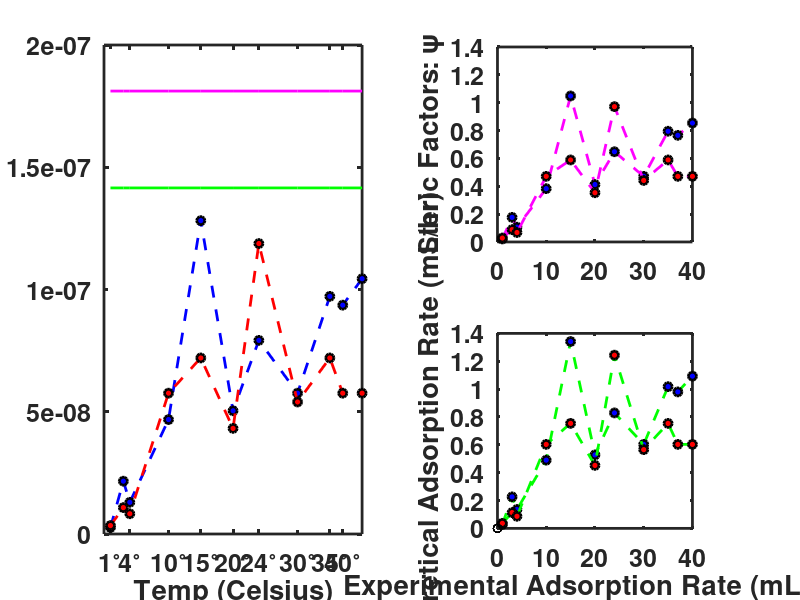
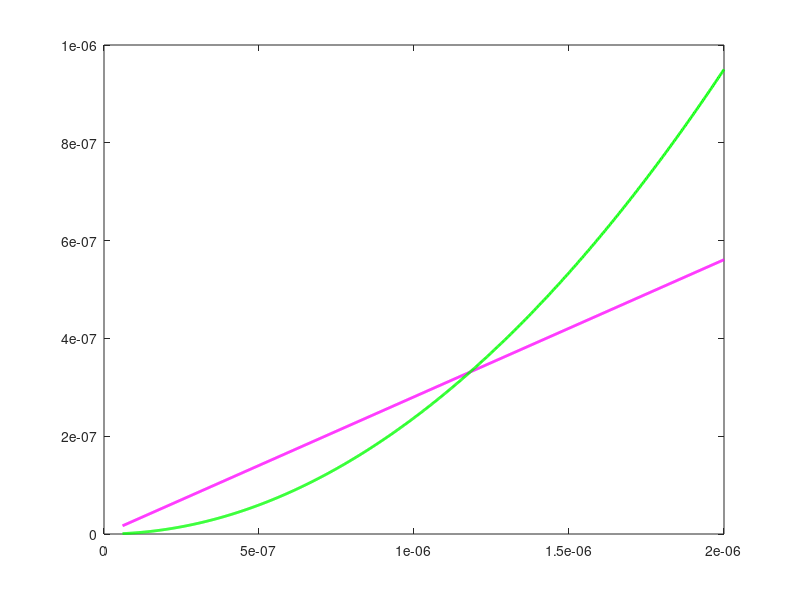

These charts were generated, in order, by the following MATLAB code:
%%%%%%%%%%%%%%%%%%%%%%%%%%%%%%%%%%%%%%%%%%%%%%%%%%%%%%%%%%%%%%%%%%%%%%%%%%%
%            Script to Plot Theoretical Adsorption Rates
%%%%%%%%%%%%%%%%%%%%%%%%%%%%%%%%%%%%%%%%%%%%%%%%%%%%%%%%%%%%%%%%%%%%%%%%%%%
%--------------------------------------------------------------------------
% Comparing ballistic v.s. diffusive encounter rates
%--------------------------------------------------------------------------
%Theoretical adsoption rates
Dp = (6.2e-12);                             %Diffusivity of phage (m2/sec).
a = linspace(60*(1e-9),2e-6,1000);
vb = 21*(1e-6);

kdiff = 4*pi*(a)*Dp;                           %Difffusive adsorption rate.
kball = pi*(a.^2)*vb;                            %Ballistic adsorption rate.

kdiff = kdiff*(1e6)*(3600); %(mL / hr)
kball = kball*(1e6)*(3600); %mL / hr)

figure(2)
plot(a,kdiff,'m','LineWidth',2)
hold on
plot(a,kball,'g','LineWidth',2)

%--------------------------------------------------------------------------
%                               Moldovan Paper
%--------------------------------------------------------------------------
%Theoretical adsoption rates
Dp = (6.2e-12);                             %Diffusivity of phage (m2/sec).
a = 0.5*3.8*(1e-6); b = 0.5*0.8*(1e-6); %semimajor and minor axes of bacteria.
b = sqrt(a*b/4);
vb = 30*(1e-6);
L = 150*(1e-9); H = 60*(1e-9);         %phage Lambda tail and head lengths.

kdiff = 4*pi*(b+L+H)*Dp;                       %Difffusive adsorption rate.
kball = pi*((b+L+H)^2)*vb;                      %Ballistic adsorption rate.

kdiff = kdiff*(1e6)*(3600); %(mL / hr)
kball = kball*(1e6)*(3600); %mL / hr)

%Temps of the experiments
Temps = [1 3 4 10 15 20 24 30 35 37 40];

%Maltose Grown Bacteria (mL / hr)
kexp1 = [7.4e-13 6.0e-12 3.6e-12 1.3e-11 3.56e-11 1.4e-11 2.2e-11...
       1.6e-11 2.7e-11 2.6e-11 2.9e-11]*(3600);
   
%Glucose Grown Bacteria (mL / hr)
kexp2 = [9.6e-13 3.0e-12 2.3e-12 1.6e-11 2.0e-11 1.2e-11 3.3e-11...
       1.5e-11 2.0e-11 1.6e-11 1.6e-11]*(3600);

%steric factors
psi1_diff = (kexp1/kdiff)*((b+L+H)/b);
psi2_diff = (kexp2/kdiff)*((b+L+H)/b);

psi1_ball = (kexp1/kball)*((b+L+H)/b);
psi2_ball = (kexp2/kball)*((b+L+H)/b);

z_diff = [psi1_diff psi2_diff];
z_ball = [psi1_ball psi2_ball];

figure(1)
subplot(2,2,[1 3])
plot(Temps, kexp1, 'bo--', 'MarkerEdgeColor','k','MarkerFaceColor','b','LineWidth',2)
hold on
plot(Temps, kexp2, 'ro--', 'MarkerEdgeColor','k','MarkerFaceColor','r','LineWidth',2)
plot(Temps, kdiff + 0*Temps, 'm','LineWidth',2)
plot(Temps, kball + 0*Temps, 'g','LineWidth',2)
xlabel('Temp (Celsius)')
ylabel('Rate Constant k (mL/hr)')
xt = Temps; xt(2)=[]; xt(10)=[];
xticks(xt)
xticklabels({'1^{\circ}','4^{\circ}','10^{\circ}','15^{\circ}','20^{\circ}','24^{\circ}', '30^{\circ}', '35^{\circ}', '40^{\circ}'})
set(gca,'FontSize',18,'LineWidth',2,'FontWeight','bold')

figure(1)
subplot(2,2,2)
plot(Temps, psi1_diff, 'mo--', 'MarkerEdgeColor','k','MarkerFaceColor','b','LineWidth',2)
hold on
plot(Temps, psi2_diff, 'mo--', 'MarkerEdgeColor','k','MarkerFaceColor','r','LineWidth',2)
%xlabel('Temp (Celsius)')
ylabel('Steric Factors: \psi')
xt = Temps; xt(2)=[]; xt(10)=[];
%xticks(xt)
%xticklabels({'1^{\circ}','4^{\circ}','10^{\circ}','15^{\circ}','20^{\circ}','24^{\circ}', '30^{\circ}', '35^{\circ}', '40^{\circ}'})
set(gca,'FontSize',18,'LineWidth',2,'FontWeight','bold')
axis square

subplot(2,2,4)
plot(Temps, psi1_ball, 'go--', 'MarkerEdgeColor','k','MarkerFaceColor','b','LineWidth',2)
hold on
plot(Temps, psi2_ball, 'go--', 'MarkerEdgeColor','k','MarkerFaceColor','r','LineWidth',2)
xlabel('Temp (Celsius)')
ylabel('Steric Factors: \psi')
%xt = Temps; xt(2)=[]; xt(10)=[];
%xticks(xt)
%xticklabels({'1^{\circ}','4^{\circ}','10^{\circ}','15^{\circ}','20^{\circ}','24^{\circ}', '30^{\circ}', '35^{\circ}', '40^{\circ}'})
set(gca,'FontSize',18,'LineWidth',2,'FontWeight','bold')
axis square

%--------------------------------------------------------------------------
%                               Other Papers
%--------------------------------------------------------------------------

%Experimental Adsorption rates (mL/hr)

kdiff0 = 4*pi*a*Dp/log(2*a/b);                 %Difffusive adsorption rate.
kdiff0 = kdiff0*(1e6)*(3600);

kexp1 = [5.76e-8 9.36e-8 5.94e-7 7.98e-8 1.86e-7 1.26e-7 1.86e-7...
       1.80e-7 1.08e-5 5.40e-7 1.38e-7];
   
%Radius of phage
Rlambda = 30e-9; RT1 = 30e-9; RT2 = 8.77e-7; RT4 = 8.77e-7;
RT3 = 30e-9; RT7 = 30e-9;

%Radii of adsorbed phage
Rp = [Rlambda Rlambda Rlambda Rlambda RT1 RT2 RT4 RT3 RT4 RT4 RT4];

%system parameters
kBT=310*(1.38e-23);                      %thermal temperature K at 37deg C.
%eta=.001;                                             %viscocity of water.
eta = .0006913;                             %viscocity of water at 37deg C.
gamma_0 = 6*pi*eta*Rp;                        %coeff. of friction in water.
D = kBT./gamma_0;                                     %Diffusion of phage.

%Radius of Ecoli
Rb = 1.34e-6;

%Theoretical adsoption rates
kth = (4)*pi*D*Rb*(3600*1e6);

line1 = linspace(0,max(kexp1),100);
plot(kexp1,kth,'ko',line1,line1,'k--')
xlabel('Experimental Adsorption Rate (mL/hr)')
ylabel('Theoretical Adsorption Rate (mL/hr)')
